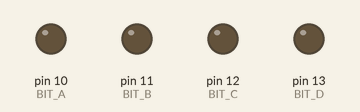
The sketch below on a simulated Arduino Uno, built with avr-gcc and run on an emulated ATmega328P. Parts: output pins drawn as LEDs (lit = HIGH).

Above: at 0.5 s.
At 1.5 s:
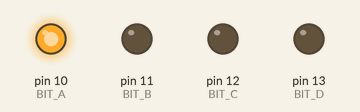
At 3.5 s:
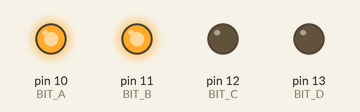
At 6.5 s:
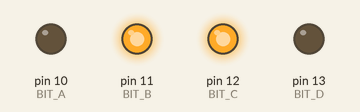
At 9.5 s:
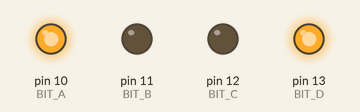
At 12.6 s:
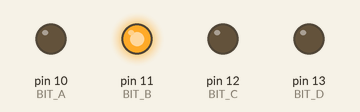
Timing chart, 0 to 13.1 s (numbered marks = the images above):
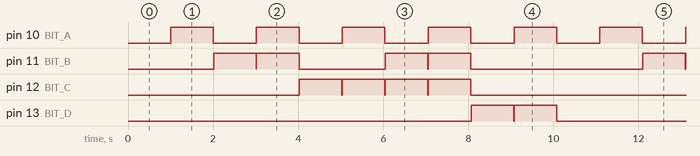

The sketch:

counter.ino
```cpp
#define BIT_A 10
#define BIT_B 11
#define BIT_C 12
#define BIT_D 13

int d = 1000; //DELAY DEFAULT
int dm = 10; // DELAY MINIMAL

void setup()
{
  pinMode(BIT_A, OUTPUT);
  pinMode(BIT_B, OUTPUT);
  pinMode(BIT_C, OUTPUT);
  pinMode(BIT_D, OUTPUT);
}

void loop()
{
  //ZERO .... [0]
  digitalWrite(BIT_A, LOW);
  digitalWrite(BIT_B, LOW);
  digitalWrite(BIT_C, LOW);
  digitalWrite(BIT_D, LOW);
  delay(d);

  //ONE ---. [1]
  digitalWrite(BIT_A, HIGH);
  delay(d); // 0001 ON
  digitalWrite(BIT_A, LOW);
  delay(dm); // 0001 OFF

  //TWO --.- [2]
  digitalWrite(BIT_B, HIGH);
  delay(d); // 0010 ON
  digitalWrite(BIT_B, LOW);
  delay(dm); // 0010 OFF

  //THREE --.. [3]
  digitalWrite(BIT_A, HIGH);
  digitalWrite(BIT_B, HIGH);
  delay(d); // 0011 ON
  digitalWrite(BIT_A, LOW);
  digitalWrite(BIT_B, LOW);
  delay(dm); // 0011 OFF

  //FOUR -.-- [4]
  digitalWrite(BIT_C, HIGH);
  delay(d); // 0100 ON
  digitalWrite(BIT_C, LOW);
  delay(dm); // 0101 OFF

  //FIVE -.-. [5]
  digitalWrite(BIT_A, HIGH);
  digitalWrite(BIT_C, HIGH);
  delay(d); // 0101 ON
  digitalWrite(BIT_A, LOW);
  digitalWrite(BIT_C, LOW);
  delay(dm); // 0101 OFF

  //SIX -..- [6]
  digitalWrite(BIT_B, HIGH);
  digitalWrite(BIT_C, HIGH);
  delay(d); // 0110 ON
  digitalWrite(BIT_B, LOW);
  digitalWrite(BIT_C, LOW);
  delay(dm); // 0110 OFF

  //SEVEN -... [7]
  digitalWrite(BIT_A, HIGH);
  digitalWrite(BIT_B, HIGH);
  digitalWrite(BIT_C, HIGH);
  delay(d); // 0111 ON
  digitalWrite(BIT_A, LOW);
  digitalWrite(BIT_B, LOW);
  digitalWrite(BIT_C, LOW);
  delay(dm); // 0111 OFF

  //EIGTH .--- [8]
  digitalWrite(BIT_D, HIGH);
  delay(d); // 1000 ON
  digitalWrite(BIT_D, LOW);
  delay(dm); // 1000 OFF

  //NINE .--. [9]
  digitalWrite(BIT_A, HIGH);
  digitalWrite(BIT_D, HIGH);
  delay(d); // 1001 ON
  digitalWrite(BIT_A, LOW);
  digitalWrite(BIT_D, LOW);
  delay(dm); // 1001 OFF
}
```

Measured:
- by itself, pin 10 (BIT_A): alternates HIGH for 1.0 s and LOW for 1.0 s
- by itself, pin 11 (BIT_B): repeats every 10.1 s: LOW 0.01 s, HIGH 1.0 s, LOW 2.0 s, HIGH 1.0 s, LOW 0.01 s, HIGH 1.0 s, LOW 4.0 s, HIGH 1.0 s
- by itself, pin 12 (BIT_C): repeats every 10.1 s: 3 × (LOW 0.01 s, HIGH 1.0 s), LOW 6.1 s, HIGH 1.0 s
- by itself, pin 13 (BIT_D): repeats every 10.1 s: LOW 0.01 s, HIGH 1.0 s, LOW 8.1 s, HIGH 1.0 s
